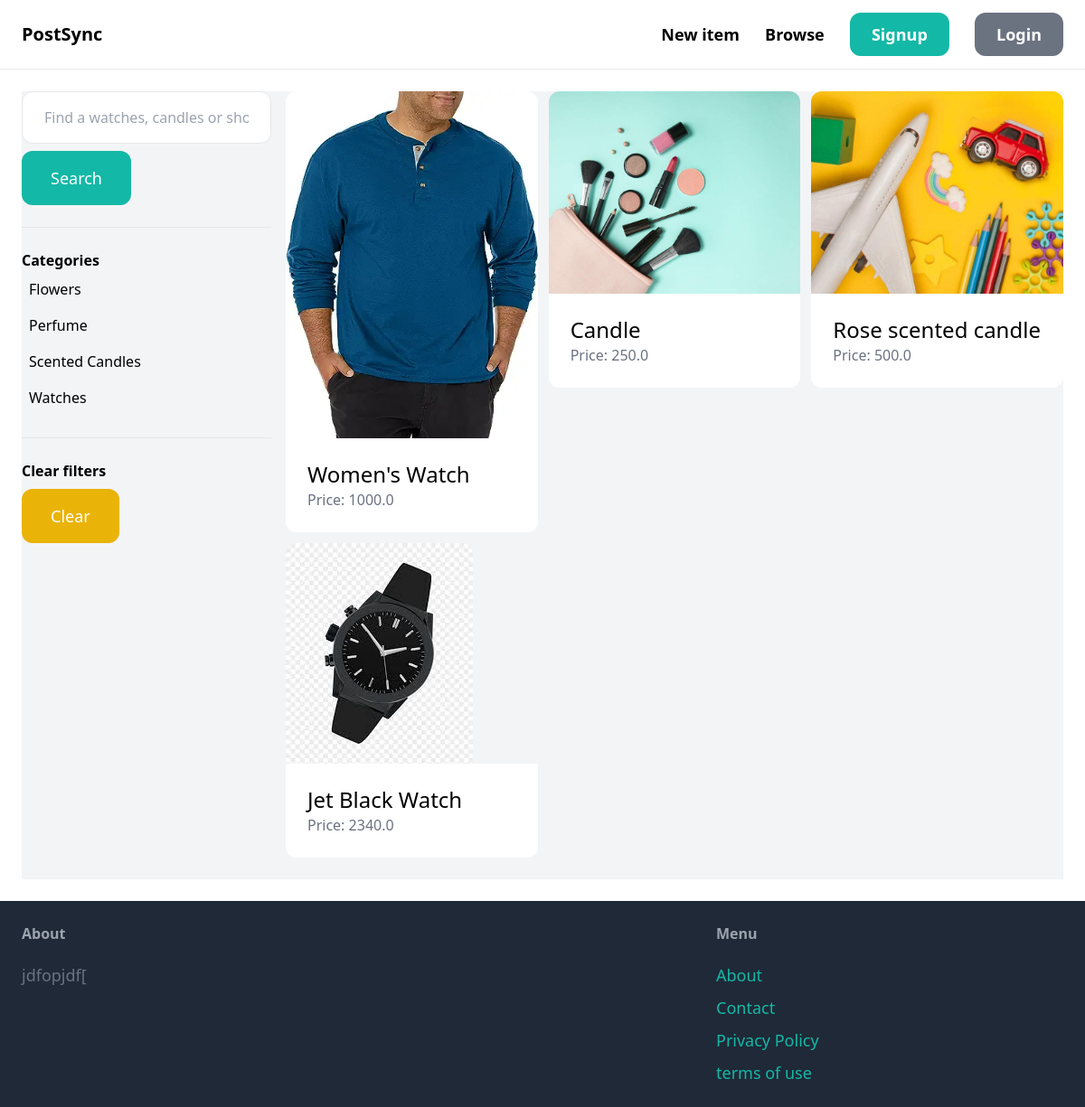
The page /item/ on the database as committed earlier.
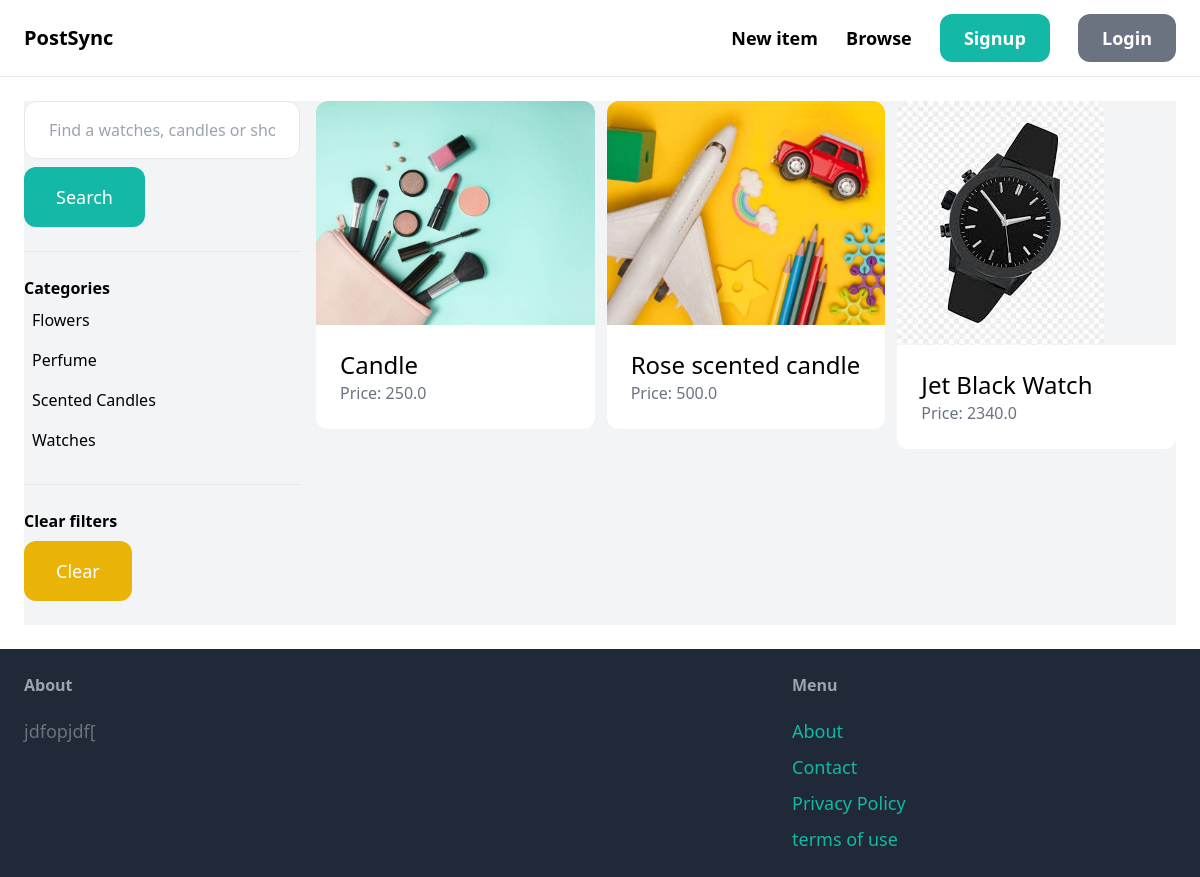
The same page on the database as committed later.
### item/models.py (models this page shows, shortened)
class Category(models.Model):
    name = models.CharField(max_length=100)
    class Meta:
        ordering=('name',)
        verbose_name_plural='categories'

class Item(models.Model):
    category=models.ForeignKey(Category,related_name='items',on_delete=models.CASCADE)
    name=models.CharField(max_length=255)
    description=models.TextField(blank=True,null=True)
    price=models.FloatField()
    image=models.ImageField(upload_to='item_images',blank=True,null=True)
    is_sold=models.BooleanField(default=False)
    created_by=models.ForeignKey(User,related_name='items',on_delete=models.CASCADE)
    created_at=models.DateTimeField(auto_now_add=True)

### item/views.py (the view)
# urls.py: path('', views.items, name='items'),
def items(request):
    query=request.GET.get('query','')
    items=Item.objects.filter(is_sold=False)
    categories=Category.objects.all()
    category_id = request.GET.get('category',0)
    if category_id:
        items=items.filter(category_id=category_id)
    if query:
        items=items.filter(Q(name__icontains=query) | Q(description__icontains=query))
    return render(request, 'item/items.html',{
        'items':items,
        'query':query,
        'categories':categories,
        'category_id':int(category_id),
    })

### item/templates/item/items.html (shortened to what this page needs)
{% extends 'core/base.html' %}
{% block content %}
    <div class="pb-6 grid grid-cols-4 gap-4 bg-gray-100">
        <div class="col-span-1">
            <form method="get" action="{% url 'item:items' %}">
                <input name="query" class="w-full py-4 px-6 border rounded-xl" type="text" value="{{ query }}" placeholder="Find a watches, candles or shoes...">
                <button class="mt-2 py-4 px-8 text-lg bg-teal-500 text-white rounded-xl">Search</button>
            </form>
            <hr class="my-6">
            <p class="font-semibold">Categories</p>
            <ul>
                {% for category in categories %}
                <li class="py-2 px-2 rounded-xl{% if category.id == category_id %} bg-gray-200{% endif %}">
                    <a href="{% url 'item:items' %}?query={{ query }}&category={{ category.id }}">{{ category.name }}</a>
                </li>
                {% endfor %}
            </ul>
            <hr class="my-6">
            <p class="font-semibold">Clear filters</p>
            <ul>
                <li>
                    <a href="{% url 'item:items' %}" class="mt-2 py-4 px-8 inline-block bg-yellow-500 text-lg rounded-xl text-white">
                        Clear
                    </a>
                </li>
            </ul>
        </div>
        <div class="col-span-3">
            <div class="grid grid-cols-3 gap-3">
                {% for item in items %}
                <div>
                    <a href="{% url 'item:detail' item.id %}">
                        <div>
                            <img src="{{ item.image.url }}" class="rounded-t-xl">
                        </div>
                        <div class="p-6 bg-white rounded-b-xl">
                            <h2 class="text-2xl">{{ item.name }}</h2>
                            <p class="text-gray-500">Price: {{ item.price }}</p>
                        </div>
                    </a>
                </div>
                {% endfor %}
            </div>
        </div>
    </div>
{% endblock %}

Rows that differ between the two databases and show on the page:
removed Item: image (picture), name "Women's Watch", price "1000.0"
